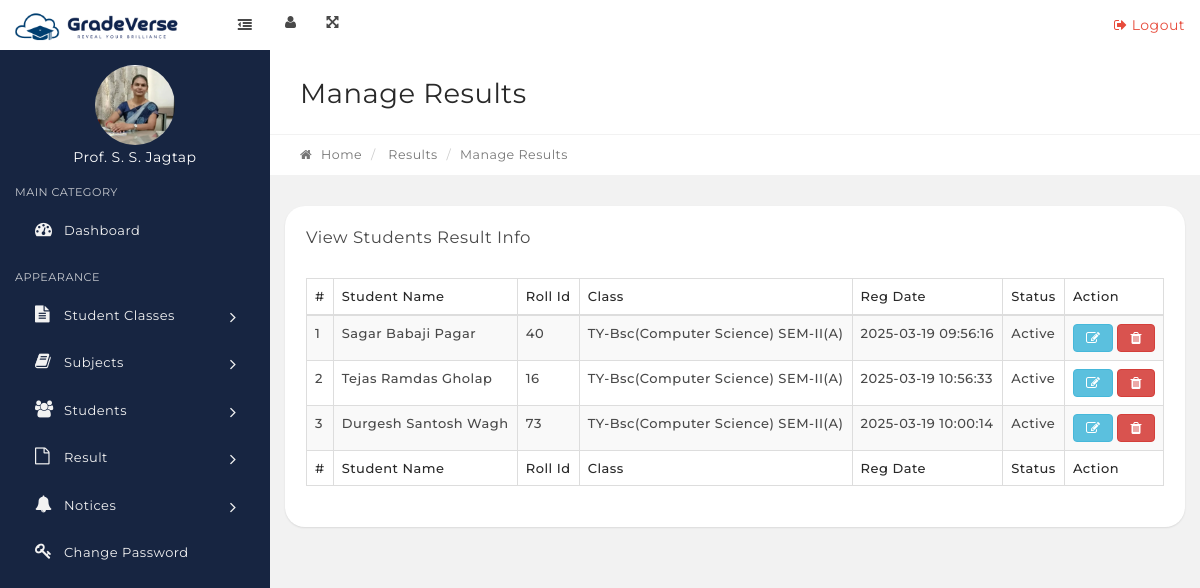
/GradeVerse/manage-results.php, run on the app's committed database.
### tables this page shows
CREATE TABLE `tblstudents` (
  `StudentId` int(11) NOT NULL,
  `StudentName` varchar(100) DEFAULT NULL,
  `RollId` varchar(100) DEFAULT NULL,
  `StudentEmail` varchar(100) DEFAULT NULL,
  `Gender` varchar(10) DEFAULT NULL,
  `DOB` varchar(100) DEFAULT NULL,
  `ClassId` int(11) DEFAULT NULL,
  `RegDate` timestamp NULL DEFAULT current_timestamp(),
  `UpdationDate` timestamp NULL DEFAULT NULL,
  `Status` int(1) DEFAULT NULL
);

### GradeVerse/manage-results.php (the view, shortened to what this page needs)
<?php
include('includes/config.php');
if(strlen($_SESSION['alogin'])=="")
    {
    header("Location: index.php");
    }
    else{
?>
<link rel="stylesheet" type="text/css" href="assets/js/DataTables/datatables.min.css"/>
   <?php include('includes/topbar.php');?>
            <div class="content-wrapper">
                <div class="content-container">
<?php include('includes/leftbar.php');?>
                    <div class="main-page">
                        <div class="container-fluid">
                            <div class="row page-title-div">
                                <div class="col-md-6">
                                    <h2 class="title">Manage Results</h2>
                                </div>
                            </div>
                            <div class="row breadcrumb-div">
                                <div class="col-md-6">
                                    <ul class="breadcrumb">
            							<li><a href="dashboard.php"><i class="fa fa-home"></i> Home</a></li>
                                        <li> Results</li>
            							<li class="active">Manage Results</li>
            						</ul>
                                </div>
                            </div>
                        </div>
                        <section class="section">
                            <div class="container-fluid">
                                <div class="row">
                                    <div class="col-md-12">
                                        <div class="panel">
                                            <div class="panel-heading">
                                                <div class="panel-title">
                                                    <h5>View Students Result Info</h5>
                                                </div>
                                            </div>
                                            <div class="panel-body p-20">
                                                <table id="example" class="display table table-striped table-bordered" cellspacing="0" width="100%">
                                                    <thead>
                                                        <tr>
                                                            <th>#</th>
                                                            <th>Student Name</th>
                                                            <th>Roll Id</th>
                                                            <th>Class</th>
                                                            <th>Reg Date</th>
                                                            <th>Status</th>
                                                            <th>Action</th>
                                                        </tr>
                                                    </thead>
                                                    <tfoot>
                                                        <tr>
                                                          <th>#</th>
                                                            <th>Student Name</th>
                                                            <th>Roll Id</th>
                                                            <th>Class</th>
                                                            <th>Reg Date</th>
                                                            <th>Status</th>
                                                            <th>Action</th>
                                                        </tr>
                                                    </tfoot>
                                                    <tbody>
<?php $sql = "SELECT  distinct tblstudents.StudentName,tblstudents.RollId,tblstudents.RegDate,tblstudents.StudentId,tblstudents.Status,tblclasses.ClassName,tblclasses.Section from tblresult join tblstudents on tblstudents.StudentId=tblresult.StudentId  join tblclasses on tblclasses.id=tblresult.ClassId";
$query = $dbh->prepare($sql);
$query->execute();
$results=$query->fetchAll(PDO::FETCH_OBJ);
$cnt=1;
if($query->rowCount() > 0)
{
foreach($results as $result)
{   ?>
<tr>
 <td><?php echo htmlentities($cnt);?></td>
                                                            <td><?php echo htmlentities($result->StudentName);?></td>
                                                            <td><?php echo htmlentities($result->RollId);?></td>
                                                            <td><?php echo htmlentities($result->ClassName);?>(<?php echo htmlentities($result->Section);?>)</td>
                                                            <td><?php echo htmlentities($result->RegDate);?></td>
                                                             <td><?php if($result->Status==1){
echo htmlentities('Active');
}
else{
   echo htmlentities('Blocked');
}
                                                                ?></td>
<td>
<a href="edit-result.php?stid=<?php echo htmlentities($result->StudentId);?>" class="btn btn-info"><i class="fa fa-edit" title="Edit Record"></i> </a>
<a href="manage-results.php?id=<?php echo htmlentities($result->id);?>" onclick="return confirm('Do you really want to delete the result?');" class="btn btn-danger">
    <i class="fa fa-trash" title="Delete this Record"></i> </a>
</td>
</tr>
<?php $cnt=$cnt+1;}} ?>
                                                    </tbody>
                                                </table>
                                            </div>
                                        </div>
                                    </div>
                                                </div>
                                            </div>
                                        </div>
                                    </div>
                                </div>
                            </div>
<?php include('includes/footer.php');?>
<?php } ?>

### data on the page
tblstudents: StudentName "Sagar Babaji Pagar", RollId "40", ClassName "TY-Bsc(Computer Science) SEM-II", Section "A", RegDate "2025-03-19 09:56:16"
tblstudents: StudentName "Tejas Ramdas Gholap", RollId "16", ClassName "TY-Bsc(Computer Science) SEM-II", Section "A", RegDate "2025-03-19 10:56:33"
tblstudents: StudentName "Durgesh Santosh Wagh", RollId "73", ClassName "TY-Bsc(Computer Science) SEM-II", Section "A", RegDate "2025-03-19 10:00:14"
